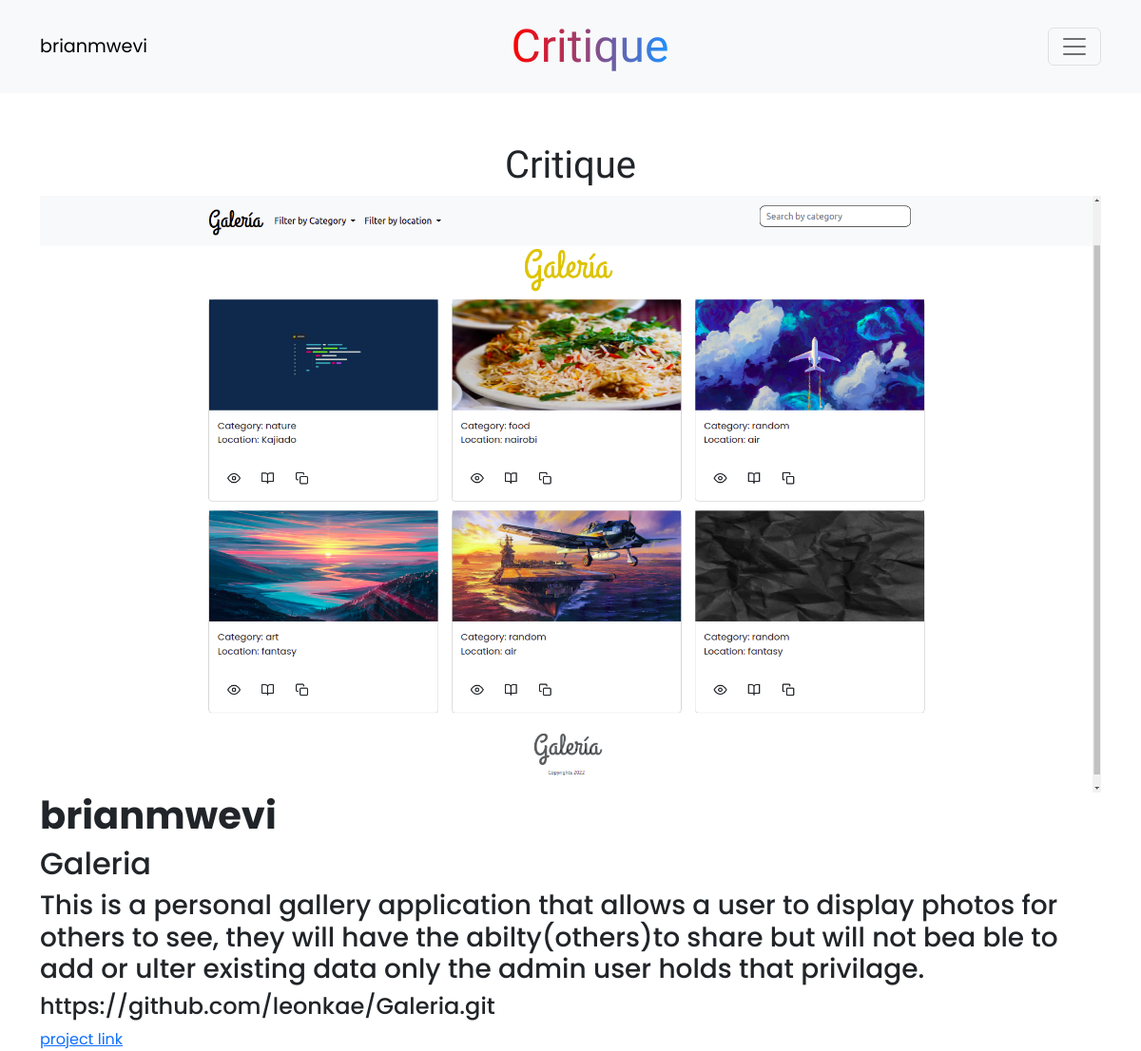
/photo/2/ (signed in), run on the app's committed database.
### critique/models.py (models this page shows, shortened)
class Project(models.Model):
    image = models.ImageField(upload_to='media/', default='image.png')
    projectname =models.CharField(max_length=100)
    description=models.CharField(max_length=255, null=False, blank=False)
    likes =models.ManyToManyField(User, related_name='critique_image')
    created = models.DateTimeField(auto_now_add=True)
    modified =models.DateTimeField(auto_now=True)
    reviews =models.ManyToManyField('Reviews',blank=True)
    urls = models.URLField()
    profile = models.ForeignKey(Profile, default=None, null=True, blank=True, on_delete=models.CASCADE)

class Profile(models.Model):
    pro_picture =models.ImageField(upload_to ='profile/', default='')
    bio = models.TextField(max_length=255, blank=True)
    user = models.ForeignKey(User, on_delete=models.CASCADE,related_name='profile')
    email= models.EmailField(blank=True)
    def __str__(self):
        return self.user.username

### critique/views.py (the view)
# urls.py: path('photo/<str:pk>/', views.viewproject, name='photo' ),
@login_required(login_url='login')
def viewproject(request,pk):
    images = Project.objects.get(id=pk)
    current_user = request.user
    user_profile = get_object_or_404(Profile,user=current_user)
    return render(request,'critiques/photo.html',{'images':images, 'user_profile':user_profile})

### critique/templates/critiques/photo.html (shortened to what this page needs)
{% extends 'critiques/base.html' %} {% block content %}
<nav class="navbar navbar-fluid-lg bg-light mb-5 fixed-top">
  <div class="container">
    <a href="{% url 'profile' %}" class="navbar-user">{{ request.user }}</a>
    <a href="{% url 'home'%}" class="navbar-brand">Critique</a>
    <button
      class="navbar-toggler"
      type="button"
      data-bs-toggle="collapse"
      data-bs-target="#navmenu"
      style="color: white"
    >
      <span class="navbar-toggler-icon dark"></span>
    </button>
  </div>
</nav>
<div class="container">
  <div class="view-title">
    <h1>Critique</h1>
  </div>
  <div class="row justify-content-center">
    <div class="col">
      <div style="height: 90vh">
        <img
          style="max-width: 100%; max-height: 100%"
          src="{{images.image.url}}"
          alt="card image cap"
        />
        <div class="search-info">
          <h1>{{images.profile}}</h1>
          <h2>{{images.projectname}}</h2>
          <h3>{{images.description}}</h3>
          <h4>{{images.urls}}</h4>
          <a href="{{image.urls}}">project link</a>
        </div>
      </div>
    </div>
  </div>
</div>
{% endblock %}

### critique/static/critiques/css/global.css (style rules this page uses)
* { margin: 0%; padding: 0%; }
.navbar-brand { font-size: 6vh; font-family: "Grand Hotel", cursive; background: linear-gradient(to right, red, dodgerblue); -webkit-background-clip: text; -webkit-text-fill-color: transparent; }
.navbar-user { text-decoration: none; color: black; font-family: "Poppins", sans-serif; font-size: larger; }
.view-title h1 { text-align: center; font-family: "Grand Hotel", cursive; margin-top: 150px; font-size: 5vh; }
.search-info { font-family: "Poppins", sans-serif; }
.search-info h1 { font-weight: bold; }

### data on the page
Project: image (picture), profile "brianmwevi", projectname "Galeria", description "This is a personal gallery application that allows a user to display photos for others to see, they will have the abilty(others)to share but will not bea ble to add or ulter existing data only the admin user holds that privilage.", urls "https://github.com/leonkae/Galeria.git"

### other printed values
{{ request.user }} "brianmwevi"
